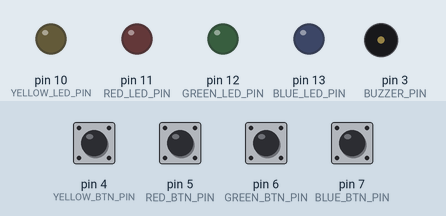
The sketch below on a simulated Arduino Uno, built with avr-gcc and run on an emulated ATmega328P. On the bench: output pins drawn as LEDs (lit = HIGH), buzzer (waves = sounding). The inputs (shaded band) are chosen by the test bench; at power-on: pin 4 (YELLOW_BTN_PIN), pin 5 (RED_BTN_PIN), pin 6 (GREEN_BTN_PIN), pin 7 (BLUE_BTN_PIN) HIGH. What the sketch prints to the serial monitor is not drawn.

Above: at 1.2 s.
1.3 s: pin 4 (YELLOW_BTN_PIN) pulled LOW for 0.15 s
At 1.7 s:
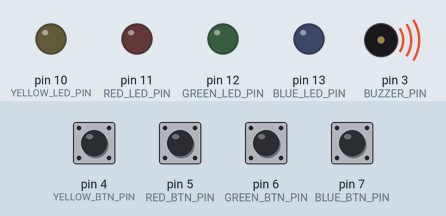
3.4 s: pin 5 (RED_BTN_PIN) pulled LOW for 0.15 s
At 3.47 s:
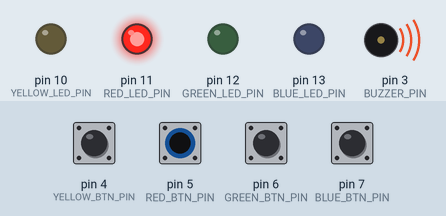
5.0 s: pin 6 (GREEN_BTN_PIN) pulled LOW for 0.15 s
At 5.07 s:
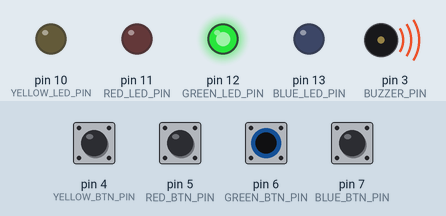
6.6 s: pin 7 (BLUE_BTN_PIN) pulled LOW for 0.15 s
At 6.67 s:
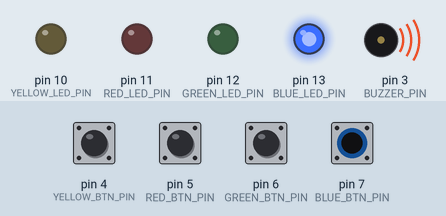
8.2 s: pin 4 (YELLOW_BTN_PIN) driven LOW and pin 5 (RED_BTN_PIN) driven LOW
At 8.6 s:
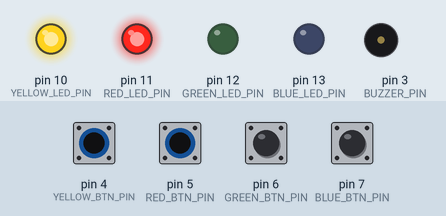
9.7 s: pin 6 (GREEN_BTN_PIN) pulled LOW for 1 s
At 10.0 s:
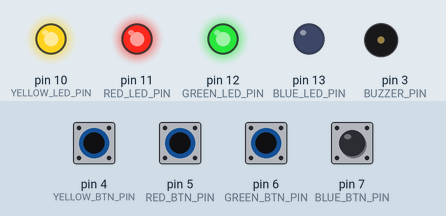
Timing chart, 0 to 13.2 s (numbered marks = the images above; inputs shaded):
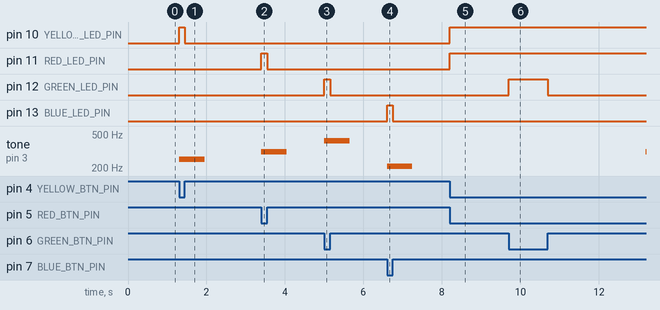

Measured:
- after the input at 1.3 s, pin 10 (YELLOW_LED_PIN): LOW → HIGH at once, → LOW 0.15 s later; tone on pin 3 (BUZZER_PIN): silent → 252 Hz at once, → silent 0.65 s later
- after the input at 3.4 s, pin 11 (RED_LED_PIN): LOW → HIGH at once, → LOW 0.15 s later; tone on pin 3 (BUZZER_PIN): silent → 310 Hz at once, → silent 0.65 s later
- after the input at 5.0 s, pin 12 (GREEN_LED_PIN): LOW → HIGH at once, → LOW 0.15 s later; tone on pin 3 (BUZZER_PIN): silent → 415 Hz at once, → silent 0.65 s later
- after the input at 6.6 s, pin 13 (BLUE_LED_PIN): LOW → HIGH at once, → LOW 0.15 s later; tone on pin 3 (BUZZER_PIN): silent → 209 Hz at once, → silent 0.65 s later
- after the input at 8.2 s, pin 10 (YELLOW_LED_PIN), pin 11 (RED_LED_PIN): LOW → HIGH at once
- after the input at 9.7 s, pin 12 (GREEN_LED_PIN): LOW → HIGH at once, → LOW 1.0 s later; tone on pin 3 (BUZZER_PIN): stays silent (without the input it goes to 252 Hz after 2.3 s)

The sketch:

Simon_Game_with_Buzzer.ino
```cpp
/*===================================================================================
|                                      ARDUINO                                       |
=====================================================================================*/
/*-----------------------------------------------------------------------------------|
| DESCRIPTION: Simon Game                                                            |
| AUTHOR: Ayush Kumar Verma                                                          |
| COMMENTS:                                                                          |
| HISTORY: Version v1.0                                                              |
|------------------------------------------------------------------------------------|
|                                                                                    |
|------------------------------------------------------------------------------------|
| INCLUDES                                                                           |
|------------------------------------------------------------------------------------|
*/

/*
|------------------------------------------------------------------------------------|
| DEFINES, MACROS & CONSTANTS                                                                  |
|------------------------------------------------------------------------------------|
*/
// push button input pins
const uint8_t BLUE_BTN_PIN   = 7;
const uint8_t GREEN_BTN_PIN  = 6;
const uint8_t RED_BTN_PIN    = 5;
const uint8_t YELLOW_BTN_PIN = 4;

// LED pins
const uint8_t BLUE_LED_PIN   = 13;
const uint8_t GREEN_LED_PIN  = 12;
const uint8_t RED_LED_PIN    = 11;
const uint8_t YELLOW_LED_PIN = 10;

// Buzzer pin
const uint8_t BUZZER_PIN = 3;

// Tones for colors
const uint16_t BLUE_TONE   = 209;
const uint16_t GREEN_TONE  = 415;
const uint16_t RED_TONE    = 310;
const uint16_t YELLOW_TONE = 252;

/*
|------------------------------------------------------------------------------------|
| GLOBALS                                                                            |
|------------------------------------------------------------------------------------|
*/

/*
|------------------------------------------------------------------------------------|
| FUNCTIONS                                                                          |
|------------------------------------------------------------------------------------|
*/

void setup() {
  // Initialize OUTPUT Pins
  pinMode(BLUE_LED_PIN, OUTPUT);
  pinMode(GREEN_LED_PIN, OUTPUT);
  pinMode(RED_LED_PIN, OUTPUT);
  pinMode(YELLOW_LED_PIN, OUTPUT);

  // Initialize INPUT Pins
  pinMode(BLUE_BTN_PIN, INPUT);
  pinMode(GREEN_BTN_PIN, INPUT);
  pinMode(RED_BTN_PIN, INPUT);
  pinMode(YELLOW_BTN_PIN, INPUT);

  // Initialize Buzzer Pin
  pinMode(BUZZER_PIN, OUTPUT);

  // Initialize Serial Port
  Serial.begin(115200);
}

/*
|------------------------------------------------------------------------------------|
*/
void loop() {
  if (!digitalRead(BLUE_BTN_PIN))
  {
    digitalWrite(BLUE_LED_PIN, HIGH);
    // play tone, use frequecy from classic simon
    tone(BUZZER_PIN, BLUE_TONE, 500);
    Serial.write("\n\r BLUE BUTTON Pressed");
  }
  else
  {
    digitalWrite(BLUE_LED_PIN, LOW);
  } /* digitalRead(BLUE_BTN_PIN) */

  if (!digitalRead(GREEN_BTN_PIN))
  {
    digitalWrite(GREEN_LED_PIN, HIGH);
    // play tone, use frequecy from classic simon
    tone(BUZZER_PIN, GREEN_TONE, 500);
    Serial.write("\n\r GREEN BUTTON Pressed");
  }
  else
  {
    digitalWrite(GREEN_LED_PIN, LOW);
  } /* digitalRead(GREEN_BTN_PIN) */

  if (!digitalRead(RED_BTN_PIN))
  {
    digitalWrite(RED_LED_PIN, HIGH);
    // play tone, use frequecy from classic simon
    tone(BUZZER_PIN, RED_TONE, 500);
    Serial.write("\n\r RED BUTTON Pressed");
  }
  else
  {
    digitalWrite(RED_LED_PIN, LOW);
  } /* digitalRead(RED_BTN_PIN) */

  if (!digitalRead(YELLOW_BTN_PIN))
  {
    digitalWrite(YELLOW_LED_PIN, HIGH);
    // play tone, use frequecy from classic simon
    tone(BUZZER_PIN, YELLOW_TONE, 500);
    Serial.write("\n\r YELLOW BUTTON Pressed");
  }
  else
  {
    digitalWrite(YELLOW_LED_PIN, LOW);
  } /* digitalRead(YELLOW_BTN_PIN) */

}

/*
|------------------------------------------------------------------------------------|
*/

/*===================================================================================
|                                         END                                        |
=====================================================================================*/
```
